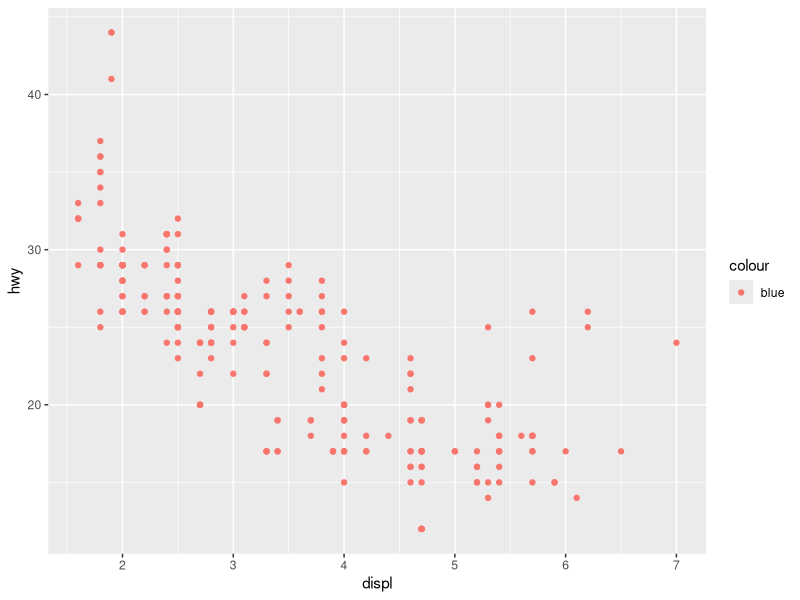
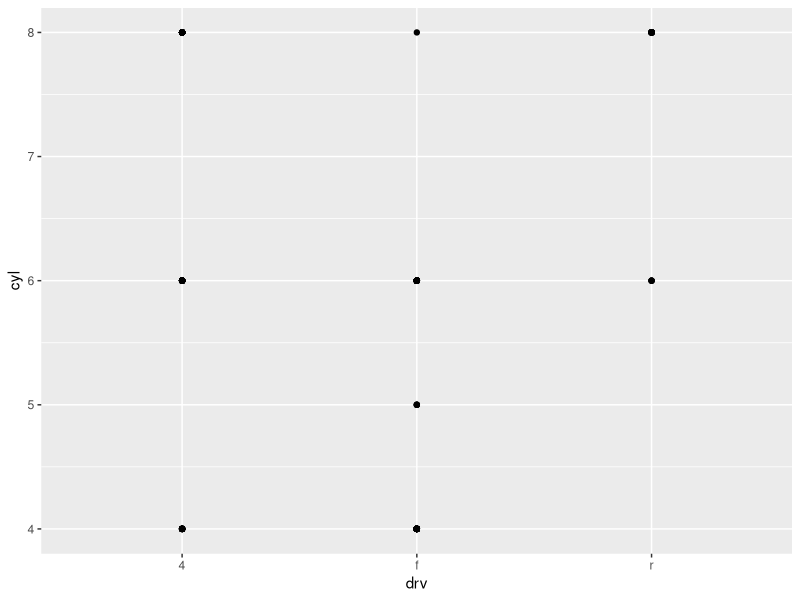
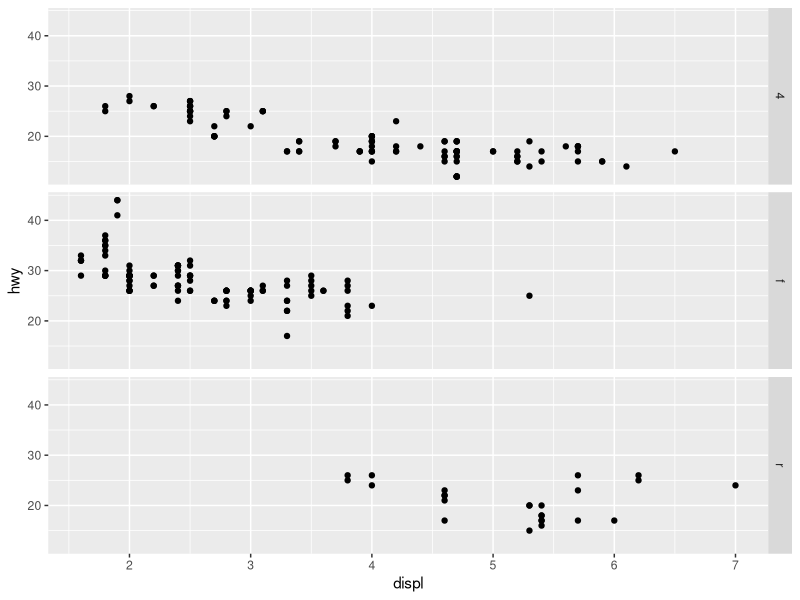
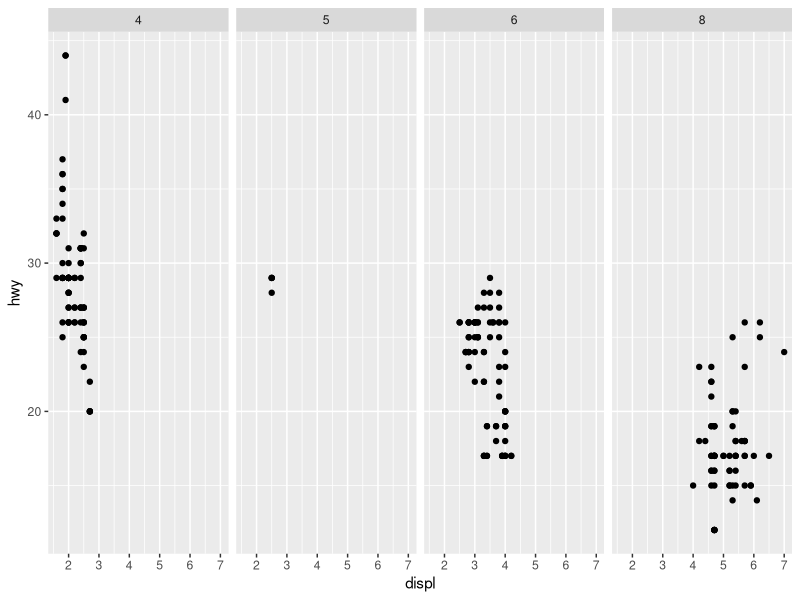
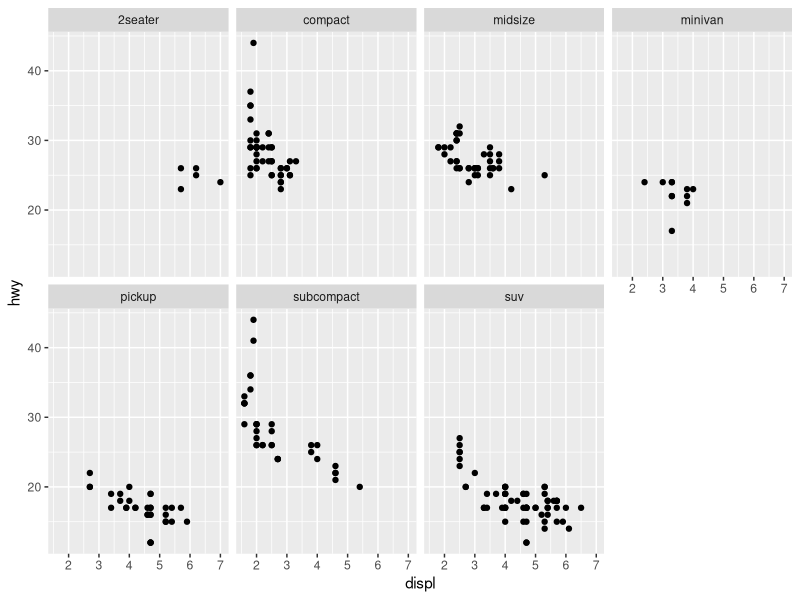
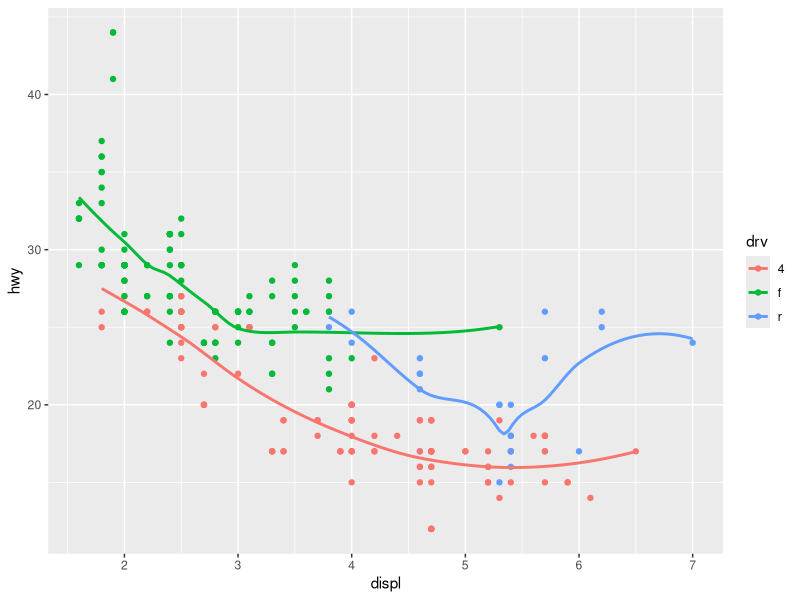
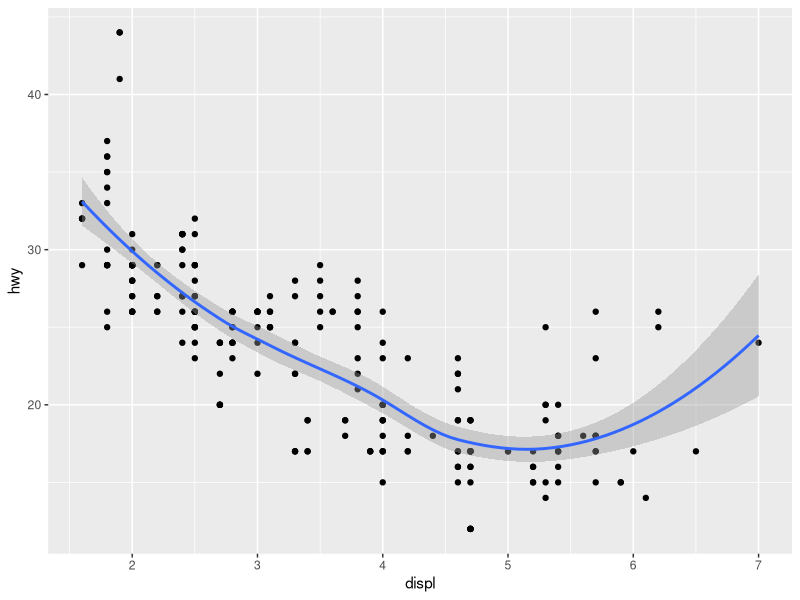
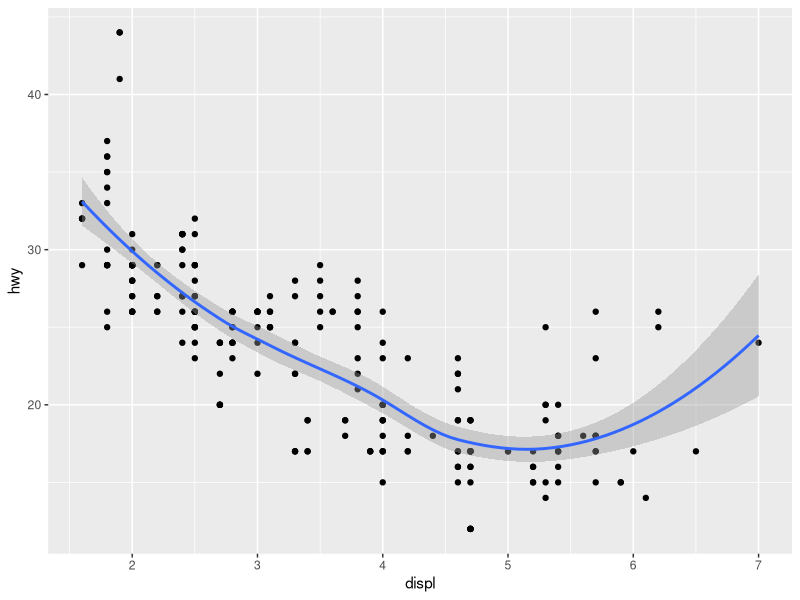

Source code (R) for these figures, in order:
## ---- chunk 1
knitr::opts_chunk$set(echo = TRUE)
library(tidyverse)
## ---- chunk 2
ggplot(data = mpg) + 
  geom_point(mapping = aes(x = displ, y = hwy, color = "blue"))
## ---- chunk 3
ggplot(data = mpg) + 
  geom_point(mapping = aes(x = drv, y = cyl))
## ---- chunk 4
ggplot(data = mpg) + 
  geom_point(mapping = aes(x = displ, y = hwy)) +
  facet_grid(drv ~ .)

ggplot(data = mpg) + 
  geom_point(mapping = aes(x = displ, y = hwy)) +
  facet_grid(. ~ cyl)
## ---- chunk 5
ggplot(data = mpg) + 
  geom_point(mapping = aes(x = displ, y = hwy)) + 
  facet_wrap(~ class, nrow = 2)
## ---- chunk 6
ggplot(data = mpg, mapping = aes(x = displ, y = hwy, color = drv)) + 
  geom_point() + 
  geom_smooth(se = FALSE)
## ---- chunk 7
ggplot(data = mpg, mapping = aes(x = displ, y = hwy)) + 
  geom_point() + 
  geom_smooth()

ggplot() + 
  geom_point(data = mpg, mapping = aes(x = displ, y = hwy)) + 
  geom_smooth(data = mpg, mapping = aes(x = displ, y = hwy))
## ---- chunk 8
ggplot(data = diamonds) + 
  geom_bar(mapping = aes(x = cut, y = ..prop..))
ggplot(data = diamonds) + 
  geom_bar(mapping = aes(x = cut, fill = color, y = ..prop..))
## ---- chunk 9
ggplot(data = mpg, mapping = aes(x = cty, y = hwy)) + 
  geom_point()
## ---- chunk 10
ggplot(data = mpg, mapping = aes(x = cty, y = hwy)) +
  geom_point() + 
  geom_abline() +
  coord_fixed()

